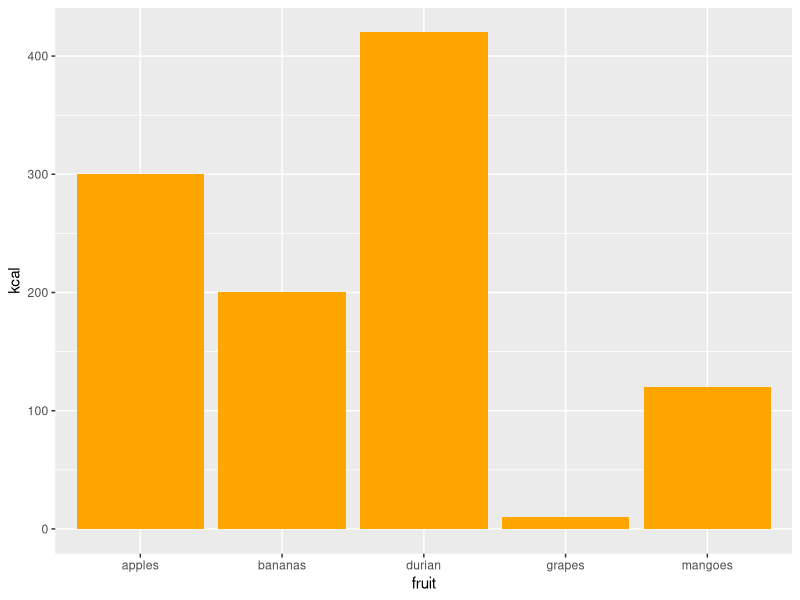

R code for this plot:
library(tidyverse)
library(stringr)

# sample:
read.csv("../data/chicago_edited.csv")


fruit <- c("bananas", "apples", "mangoes", "grapes", "durian")
kcal <- c(200, 300, 120, 10, 420)
bh_df <- data.frame(fruit, kcal)

bh_plot <- ggplot(bh_df) +
  geom_col(aes(
    x = fruit,
    y = kcal
  ),
    fill = "orange")

num <- "2067771122"
word <- "loser"

# bright

chicago <- read.csv("../data/chicago_edited.csv")

#calculations:

chicago_summary <- summary(chicago %>% 
          select(amount_awarded)) # use for a scope
View(chicago_summary)

ccc <- chicago %>% 
  select(amount_awarded)

# coding and getting the summary components

chicago_mean_variable_df <- ccc %>% 
  summarise(mean = mean(amount_awarded, na.rm = TRUE))
chicago_mean <- chicago_mean_variable_df$mean

chicago_median_variable_df <- ccc %>% 
  summarise(x = median(amount_awarded, na.rm = TRUE))
chicago_median <- chicago_median_variable_df$x

chicago_min_variable_df <- ccc %>% 
  filter(amount_awarded == min(amount_awarded, na.rm = TRUE))
chicago_min <- chicago_min_variable_df$amount_awarded[1]

chicago_max_variable_df <- ccc %>% 
  filter(amount_awarded == max(amount_awarded, na.rm = TRUE))
chicago_max <- chicago_max_variable_df$amount_awarded[1]

chicago_total_variable_df <- ccc %>% 
  summarise(x = sum(amount_awarded, na.rm = TRUE))
chicago_total <- chicago_total_variable_df$x

chicago_false_arrest_amt <- chicago %>% 
  filter(str_detect(summary_allegations, "False Arrest"))


# list components

chicago_info <- list()
chicago_info$rows <- nrow(chicago)
chicago_info$cols <- ncol(chicago)
chicago_info$mean <- chicago_mean
chicago_info$median <- chicago_median
chicago_info$min <- chicago_min
chicago_info$max <- chicago_max
chicago_info$range <- chicago_max - chicago_min
chicago_info$std <- sd(chicago$amount_awarded, na.rm = TRUE)

#my additional:

chicago_info$total <- chicago_total_variable_df
chicago_info$false_arrest_charges <- nrow(chicago_false_arrest_amt)

View(chicago_info)

# start of prompt 1


# Of the many different cases within the Chicago police settlement cases, 
# case reason has been the highest settlements median/mean (choose at ur own discretion) 
# reason for these settlements.

# First, I need to find the number and different type of cases:

chicago_cases <- chicago %>% 
  select(summary_allegations)

chicago_cases_unique <- unique(chicago_cases) # i found that there are 12 types
                                              # of cases

chicago_case_summary <- chicago %>% 
  group_by(summary_allegations) %>% 
  count(summary_allegations)

chicago_reasons_money <- chicago %>% 
  group_by(summary_allegations) %>% 
  summarise(avg_settlements = mean(amount_awarded),
            med_settlements = median(amount_awarded))

chicago_cases <- left_join(chicago_reasons_money, 
                           chicago_case_summary,
                           by = "summary_allegations") 

chicago_cases <- chicago_cases %>% 
  mutate(type = str_sub(summary_allegations, 32))

# actual calculations:

chicago_highest_median_df <- chicago_cases %>% 
  filter(med_settlements == max(med_settlements))

chicago_highest_median_type <- chicago_highest_median_df$type 
chicago_highest_median_type <- tolower(chicago_highest_median_type) # STAR
chicago_highest_median <- chicago_highest_median_df$med_settlements 
chicago_highest_median <- prettyNum(chicago_highest_median,
                                    big.mark = ",", 
                                    scientific = FALSE) # STAR
# https://statisticsglobe.com/display-large-numbers-separated-with-comma-in-r
# making 100000000 into 100,000,000


# start of prompt 2:


# The average or median amount of settlements per year in city, is money.

# find how many years there are recorded:

chicago_total_years <- chicago %>% 
  group_by(calendar_year) %>% 
  count(calendar_year) # gives me 10 years, from 2010 - 2019.

chicago_avg_year <- chicago_total / 10

chicago_yearly_df <- chicago %>%
  group_by(calendar_year) %>% 
  summarise(total_settlement = sum(amount_awarded))

chicago_median_df <- chicago_yearly_df %>% 
  summarise(median = median(total_settlement))

chicago_mean_df <- chicago_yearly_df %>% 
  summarise(mean = mean(total_settlement))

chicago_yearly_median <- chicago_median_df$median
chicago_yearly_median <- prettyNum(chicago_yearly_median,
                                  big.mark = ",", 
                                  scientific = FALSE) # STAR


# salma

# salma

la <- read.csv("../data/los_angeles_edited.csv")
LA_info <-list()
LA_info$rows <-nrow(la)
LA_info$columns <-ncol(la)
settlements <- la$amount_awarded
LA_info$median <-median(settlements, na.rm = T)
LA_info$mean <-mean(settlements, na.rm = T)
LA_info$max <-max(settlements, na.rm = T)
LA_info$min <-min(settlements, na.rm = T)
LA_info$range <-range(settlements, na.rm = T)
LA_info$sd <-sd(settlements, na.rm = T)

#functions for additional summary 
num_civil_rights <- la %>%
  filter(str_detect(la$summary_allegations, "Civil Rights"))

LA_gender_discrimination_charges <- la %>%
  filter(str_detect(la$summary_allegations, "Gender Discrimination"))

#additional
LA_info$civilrights <-sum(num_civil_rights$amount_awarded, na.rm = F)
LA_info$gender_discrimination_charges <-nrow(LA_gender_discrimination_charges)

#prompt for dynamic paragraph
#The city of Los Angeles spent a total amount of "dollar amount" on police settlements in 2018. 

year_amt <- la %>% 
  filter(str_detect(la$calendar_year, "2018"))
total_settlements <-sum(year_amt$amount_awarded, na.rm = F)


v <- 6











# paul























